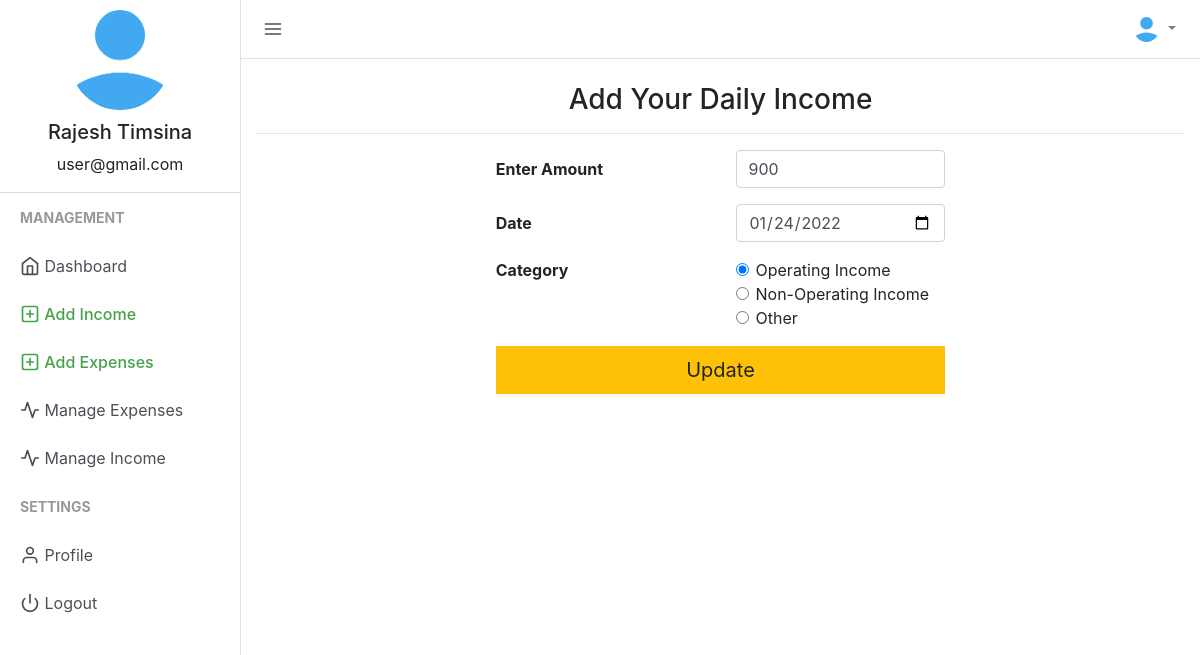
The app's page /add_income.php?edit=5 (signed in) with its own data.
### tables this page shows
CREATE TABLE `users` (
  `user_id` int NOT NULL,
  `firstname` varchar(50) NOT NULL,
  `lastname` varchar(25) NOT NULL,
  `email` varchar(50) NOT NULL,
  `profile_path` varchar(50) NOT NULL DEFAULT 'default_profile.png',
  `password` varchar(50) NOT NULL,
  `trn_date` datetime NOT NULL
);

CREATE TABLE `income` (
  `income_id` int NOT NULL,
  `user_id` varchar(15) NOT NULL,
  `income` int NOT NULL,
  `incomedate` varchar(15) NOT NULL,
  `incomecategory` varchar(50) NOT NULL
);

### session.php (called while the page is built, shortened)
<?php
include("config.php");
$sess_email = $_SESSION["email"];
$sql = "SELECT user_id, firstname, lastname, email, profile_path FROM users WHERE email = '$sess_email'";
$result = $con->query($sql);
if ($result->num_rows > 0) {
  while($row = $result->fetch_assoc()) {
    $userid=$row["user_id"];
    $username =$row["firstname"]." ".$row["lastname"];
    $useremail=$row["email"];
    $userprofile="uploads/".$row["profile_path"];
  }
} else {
    $userid="GHX1Y2";
    $username ="Jhon Doe";
    $useremail="mailid@domain.com";
    $userprofile="Uploads/default_profile.png";
}
?>

### add_income.php (the view, shortened to what this page needs)
<?php
include("session.php");
$update = false;
$del = false;
$expenseamount = "";
$expensedate = date("Y-m-d");
$expensecategory = "Entertainment";
if (isset($_GET['edit'])) {
    $id = $_GET['edit'];
    $update = true;
    $record = mysqli_query($con, "SELECT * FROM income WHERE user_id='$userid' AND income_id=$id");
    if (mysqli_num_rows($record) == 1) {
        $n = mysqli_fetch_array($record);
        $expenseamount = $n['income'];
        $expensedate = $n['incomedate'];
        $expensecategory = $n['incomecategory'];
    } else {
        echo ("WARNING: AUTHORIZATION ERROR: Trying to Access Unauthorized data");
    }
}
?>
<!DOCTYPE html>
<html lang="en">
<head>
    <link href="css/bootstrap.min.css" rel="stylesheet">
    <link href="css/style.css" rel="stylesheet">
</head>
<body>
    <div class="d-flex" id="wrapper">
        <div class="border-right" id="sidebar-wrapper">
            <div class="user">
                <img class="img img-fluid rounded-circle" src="<?php echo $userprofile ?>" width="120">
                <h5><?php echo $username ?></h5>
                <p><?php echo $useremail ?></p>
            </div>
            <div class="sidebar-heading">Management</div>
            <div class="list-group list-group-flush">
                <a href="index.php" class="list-group-item list-group-item-action"><span data-feather="home"></span> Dashboard</a>
                <a href="add_income.php" class="list-group-item list-group-item-action sidebar-active"><span data-feather="plus-square"></span> Add Income</a>
                <a href="add_expense.php" class="list-group-item list-group-item-action sidebar-active"><span data-feather="plus-square"></span> Add Expenses</a>
                <a href="manage_expense.php" class="list-group-item list-group-item-action"><span data-feather="activity"></span> Manage Expenses</a>
                <a href="manage_income.php" class="list-group-item list-group-item-action "><span data-feather="activity"></span> Manage Income</a>
            </div>
            <div class="sidebar-heading">Settings </div>
            <div class="list-group list-group-flush">
                <a href="profile.php" class="list-group-item list-group-item-action "><span data-feather="user"></span> Profile</a>
                <a href="logout.php" class="list-group-item list-group-item-action "><span data-feather="power"></span> Logout</a>
            </div>
        </div>
        <div id="page-content-wrapper">
            <nav class="navbar navbar-expand-lg navbar-light  border-bottom">
                <button class="toggler" type="button" id="menu-toggle" aria-expanded="false">
                    <span data-feather="menu"></span>
                </button>
                <div class="collapse navbar-collapse" id="navbarSupportedContent">
                    <ul class="navbar-nav ml-auto mt-2 mt-lg-0">
                        <li class="nav-item dropdown">
                            <a class="nav-link dropdown-toggle" href="#" id="navbarDropdown" role="button" data-toggle="dropdown" aria-haspopup="true" aria-expanded="false">
                                <img class="img img-fluid rounded-circle" src="<?php echo $userprofile ?>" width="25">
                            </a>
                        </li>
                    </ul>
                </div>
            </nav>
            <div class="container">
                <h3 class="mt-4 text-center">Add Your Daily Income</h3>
                <hr>
                <div class="row ">
                    <div class="col-md-3"></div>
                    <div class="col-md" style="margin:0 auto;">
                        <form action="" method="POST">
                            <div class="form-group row">
                                <label for="expenseamount" class="col-sm-6 col-form-label"><b>Enter Amount</b></label>
                                <div class="col-md-6">
                                    <input type="number" class="form-control col-sm-12" value="<?php echo $expenseamount; ?>" id="expenseamount" name="expenseamount" required>
                                </div>
                            </div>
                            <div class="form-group row">
                                <label for="expensedate" class="col-sm-6 col-form-label"><b>Date</b></label>
                                <div class="col-md-6">
                                    <input type="date" class="form-control col-sm-12" value="<?php echo $expensedate; ?>" name="expensedate" id="expensedate" required>
                                </div>
                            </div>
                            <fieldset class="form-group">
                                <div class="row">
                                    <legend class="col-form-label col-sm-6 pt-0"><b>Category</b></legend>
                                    <div class="col-md">
                                        <div class="form-check">
                                            <input class="form-check-input" type="radio" name="expensecategory" id="expensecategory4" value="Operating Income" <?php echo ($expensecategory == 'Operating Income') ? 'checked' : '' ?>>
                                            <label class="form-check-label" for="expensecategory4">
                                                Operating Income
                                            </label>
                                        </div>
                                        <div class="form-check">
                                            <input class="form-check-input" type="radio" name="expensecategory" id="expensecategory3" value="Non-Operating Income" <?php echo ($expensecategory == 'Non-Operating Income') ? 'checked' : '' ?>>
                                            <label class="form-check-label" for="expensecategory3">
                                                Non-Operating Income
                                            </label>
                                        </div>
                                        <div class="form-check">
                                            <input class="form-check-input" type="radio" name="expensecategory" id="expensecategoryOther" value="Other" <?php echo ($expensecategory == 'Other') ? 'checked' : '' ?> onclick="toggleOtherCategory()">
                                            <label class="form-check-label" for="expensecategoryOther">Other</label>
                                        </div>
                                    </div>
                                </div>
                            </fieldset>
                            <div class="form-group row">
                                <div class="col-md-12 text-right">
                                    <?php if ($update == true) : ?>
                                        <button class="btn btn-lg btn-block btn-warning" style="border-radius: 0%;" type="submit" name="update">Update</button>
                                    <?php elseif ($del == true) : ?>
                                        <button class="btn btn-lg btn-block btn-danger" style="border-radius: 0%;" type="submit" name="delete">Delete</button>
                                    <?php else : ?>
                                        <button type="submit" name="add" class="btn btn-lg btn-block btn-success" style="border-radius: 0%;">Add Income</button>
                                    <?php endif ?>
                                </div>
                            </div>
                        </form>
                    </div>
                    <div class="col-md-3"></div>
                </div>
            </div>
        </div>
    </div>
</body>
</html>

### css/style.css (style rules this page uses)
body { background-color: #efefef; }
.feather { width: 20px; height: 20px; stroke: #4d4d4d; stroke-width: 2; stroke-linecap: round; stroke-linejoin: round; fill: none; vertical-align: text-bottom; }
.list-group { background-color: #ffffff; }
.list-group-item { border: none; }
.user { text-align: center; border-bottom: 1px solid #ddd; }
.user img { padding: 10px; }
.toggler { color: #000; background-color: #fff; border: none; outline: none; }
.sidebar-active { color: #47a04b; font-weight: 500; }
.sidebar-active .feather { stroke: #47a04b; font-weight: 500; }
#wrapper { overflow-x: hidden; background-color: #fff; }
#sidebar-wrapper { min-height: 100vh; margin-left: -15rem; -webkit-transition: margin 0.25s ease-out; -moz-transition: margin 0.25s ease-out; -o-transition: margin 0.25s ease-out; transition: margin 0.25s ease-out; }
#sidebar-wrapper .sidebar-heading { padding: 0.875rem 1.25rem; font-size: 14px; font-weight: bold; text-transform: uppercase; color: #999; }
#sidebar-wrapper .list-group { width: 15rem; }
#page-content-wrapper { min-width: 100vw; }
@media (min-width: 768px) { #sidebar-wrapper { margin-left: 0; } }
@media (min-width: 768px) { #page-content-wrapper { min-width: 0; width: 100%; } }

### records on screen
users: profile_path (placeholder picture), username "Rajesh Timsina", email "user@gmail.com"
income: expenseamount "900", expensedate "01/24/2022", incomecategory "☑ Operating Income", incomecategory "☐ Non-Operating Income", incomecategory "☐ Other"
